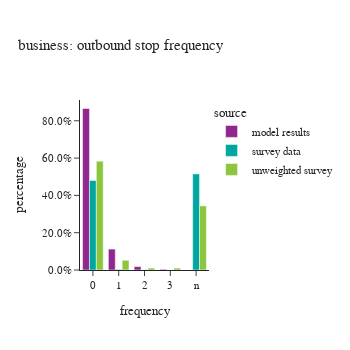
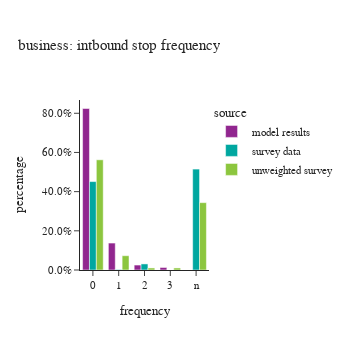
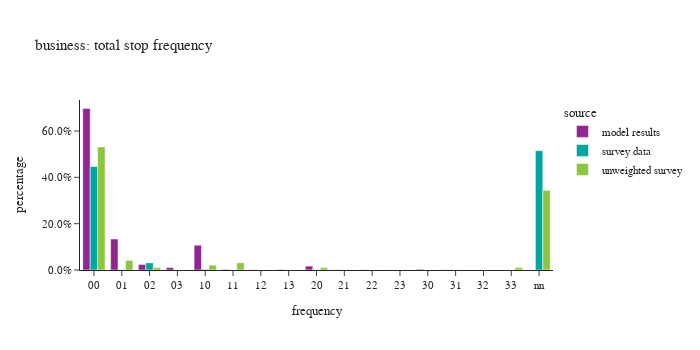

Notebook source saved alongside these figures, in order:
### Code cell
#| layout: [[1,1], [1]]
plot_stop_frequency(df_plot, "business")

### Figure 1 — Plotly figure (JSON) as saved in the notebook; plotly's stock layout.template omitted (floating-point values rounded to 4 significant figures)
{"data": [{"alignmentgroup": "True", "hovertemplate": "source=model results<br>frequency=%{x}<br>percentage=%{y}<extra></extra>", "legendgroup": "model results", "marker": {"color": "#91268F", "pattern": {"shape": ""}}, "name": "model results", "offsetgroup": "model results", "orientation": "v", "showlegend": true, "textposition": "auto", "type": "bar", "x": ["0", "1", "2", "3"], "xaxis": "x", "y": [0.8658, 0.1121, 0.0182, 0.003933], "yaxis": "y"}, {"alignmentgroup": "True", "hovertemplate": "source=survey data<br>frequency=%{x}<br>percentage=%{y}<extra></extra>", "legendgroup": "survey data", "marker": {"color": "#00A7A0", "pattern": {"shape": ""}}, "name": "survey data", "offsetgroup": "survey data", "orientation": "v", "showlegend": true, "textposition": "auto", "type": "bar", "x": ["0", "1", "2", "3", "n"], "xaxis": "x", "y": [0.4798, 0.003601, 0.001446, 0.0, 0.5151], "yaxis": "y"}, {"alignmentgroup": "True", "hovertemplate": "source=unweighted survey<br>frequency=%{x}<br>percentage=%{y}<extra></extra>", "legendgroup": "unweighted survey", "marker": {"color": "#8CC63E", "pattern": {"shape": ""}}, "name": "unweighted survey", "offsetgroup": "unweighted survey", "orientation": "v", "showlegend": true, "textposition": "auto", "type": "bar", "x": ["0", "1", "2", "3", "n"], "xaxis": "x", "y": [0.5833, 0.05208, 0.01042, 0.01042, 0.3438], "yaxis": "y"}], "layout": {"barmode": "group", "height": 350, "legend": {"title": {"text": "source"}, "tracegroupgap": 0}, "title": {"text": "business: outbound stop frequency"}, "width": 350, "xaxis": {"anchor": "y", "domain": [0.0, 1.0], "title": {"text": "frequency"}}, "yaxis": {"anchor": "x", "domain": [0.0, 1.0], "tickformat": ".1%", "title": {"text": "percentage"}}}}

### Figure 2 — Plotly figure (JSON) as saved in the notebook; plotly's stock layout.template omitted (floating-point values rounded to 4 significant figures)
{"data": [{"alignmentgroup": "True", "hovertemplate": "source=model results<br>frequency=%{x}<br>percentage=%{y}<extra></extra>", "legendgroup": "model results", "marker": {"color": "#91268F", "pattern": {"shape": ""}}, "name": "model results", "offsetgroup": "model results", "orientation": "v", "showlegend": true, "textposition": "auto", "type": "bar", "x": ["0", "1", "2", "3"], "xaxis": "x", "y": [0.8243, 0.1375, 0.02525, 0.01289], "yaxis": "y"}, {"alignmentgroup": "True", "hovertemplate": "source=survey data<br>frequency=%{x}<br>percentage=%{y}<extra></extra>", "legendgroup": "survey data", "marker": {"color": "#00A7A0", "pattern": {"shape": ""}}, "name": "survey data", "offsetgroup": "survey data", "orientation": "v", "showlegend": true, "textposition": "auto", "type": "bar", "x": ["0", "1", "2", "3", "n"], "xaxis": "x", "y": [0.4513, 0.002586, 0.03099, 0.0, 0.5151], "yaxis": "y"}, {"alignmentgroup": "True", "hovertemplate": "source=unweighted survey<br>frequency=%{x}<br>percentage=%{y}<extra></extra>", "legendgroup": "unweighted survey", "marker": {"color": "#8CC63E", "pattern": {"shape": ""}}, "name": "unweighted survey", "offsetgroup": "unweighted survey", "orientation": "v", "showlegend": true, "textposition": "auto", "type": "bar", "x": ["0", "1", "2", "3", "n"], "xaxis": "x", "y": [0.5625, 0.07292, 0.01042, 0.01042, 0.3438], "yaxis": "y"}], "layout": {"barmode": "group", "height": 350, "legend": {"title": {"text": "source"}, "tracegroupgap": 0}, "title": {"text": "business: intbound stop frequency"}, "width": 350, "xaxis": {"anchor": "y", "domain": [0.0, 1.0], "title": {"text": "frequency"}}, "yaxis": {"anchor": "x", "domain": [0.0, 1.0], "tickformat": ".1%", "title": {"text": "percentage"}}}}

### Figure 3 — Plotly figure (JSON) as saved in the notebook; plotly's stock layout.template omitted (floating-point values rounded to 4 significant figures)
{"data": [{"alignmentgroup": "True", "hovertemplate": "source=model results<br>frequency=%{x}<br>percentage=%{y}<extra></extra>", "legendgroup": "model results", "marker": {"color": "#91268F", "pattern": {"shape": ""}}, "name": "model results", "offsetgroup": "model results", "orientation": "v", "showlegend": true, "textposition": "auto", "type": "bar", "x": ["00", "01", "02", "03", "10", "11", "12", "13", "20", "21", "22", "23", "30", "31", "32", "33"], "xaxis": "x", "y": [0.6973, 0.1339, 0.02403, 0.01062, 0.107, 0.002716, 0.000412, 0.001929, 0.01684, 0.0003746, 0.0007304, 0.0002622, 0.003203, 0.0005806, 7.491e-05, 7.491e-05], "yaxis": "y"}, {"alignmentgroup": "True", "hovertemplate": "source=survey data<br>frequency=%{x}<br>percentage=%{y}<extra></extra>", "legendgroup": "survey data", "marker": {"color": "#00A7A0", "pattern": {"shape": ""}}, "name": "survey data", "offsetgroup": "survey data", "orientation": "v", "showlegend": true, "textposition": "auto", "type": "bar", "x": ["00", "01", "02", "10", "11", "20", "33", "nn"], "xaxis": "x", "y": [0.4468, 0.002026, 0.03099, 0.003041, 0.0005599, 0.001446, 0.0, 0.5151], "yaxis": "y"}, {"alignmentgroup": "True", "hovertemplate": "source=unweighted survey<br>frequency=%{x}<br>percentage=%{y}<extra></extra>", "legendgroup": "unweighted survey", "marker": {"color": "#8CC63E", "pattern": {"shape": ""}}, "name": "unweighted survey", "offsetgroup": "unweighted survey", "orientation": "v", "showlegend": true, "textposition": "auto", "type": "bar", "x": ["00", "01", "02", "10", "11", "20", "33", "nn"], "xaxis": "x", "y": [0.5312, 0.04167, 0.01042, 0.02083, 0.03125, 0.01042, 0.01042, 0.3438], "yaxis": "y"}], "layout": {"barmode": "group", "height": 350, "legend": {"title": {"text": "source"}, "tracegroupgap": 0}, "title": {"text": "business: total stop frequency"}, "width": 700, "xaxis": {"anchor": "y", "domain": [0.0, 1.0], "dtick": 1, "title": {"text": "frequency"}}, "yaxis": {"anchor": "x", "domain": [0.0, 1.0], "tickformat": ".1%", "title": {"text": "percentage"}}}}
